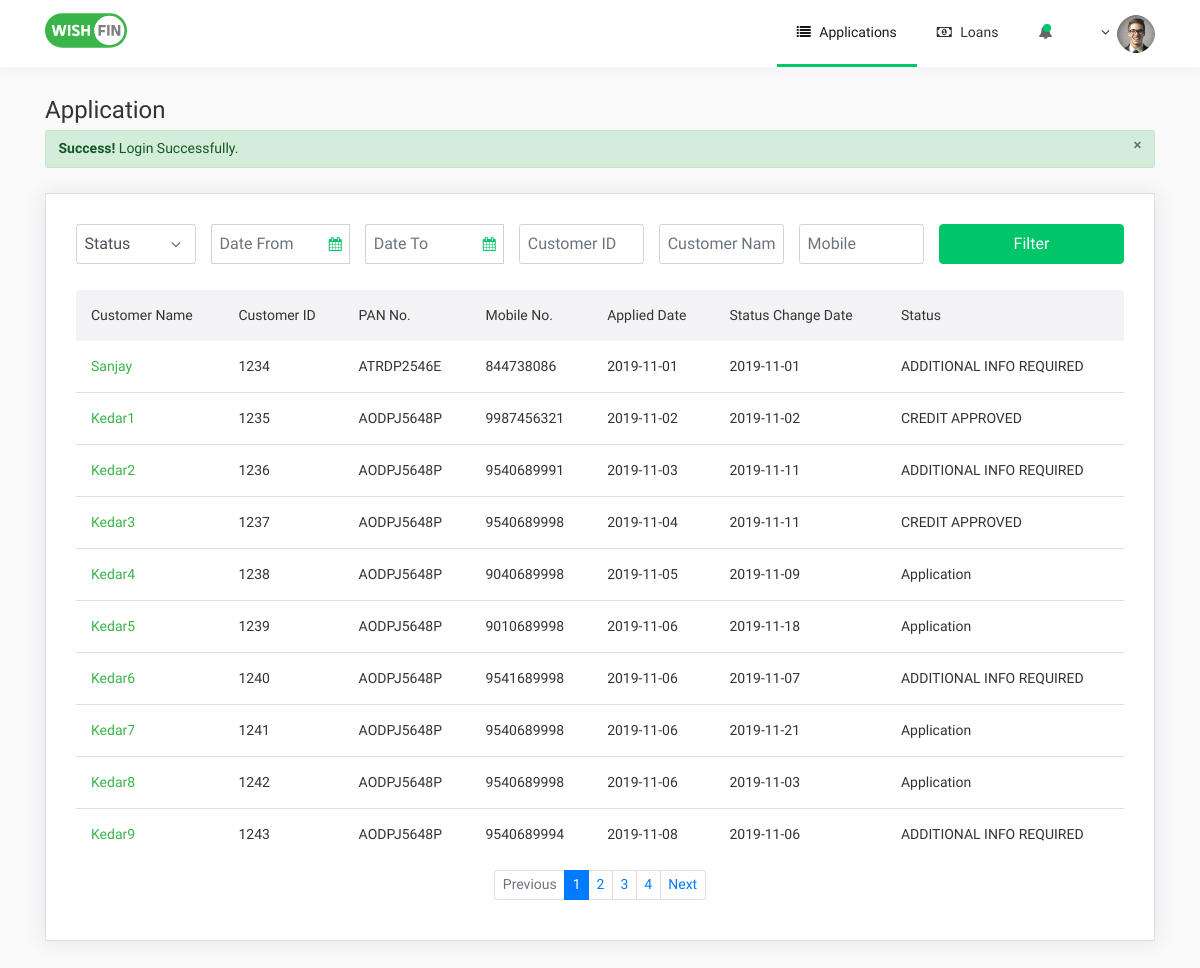
The page /employee-application.php (signed in) on the database its author committed.
### tables this page shows
CREATE TABLE `customer` (
  `id` int(11) UNSIGNED NOT NULL,
  `customer_id` varchar(200) DEFAULT '123',
  `role_id` int(11) NOT NULL,
  `disbursed_flag` int(3) NOT NULL DEFAULT '0' COMMENT '0-not disbursed, 1-disbursed',
  `name` varchar(255) NOT NULL,
  `mobile` bigint(20) NOT NULL,
  `email` varchar(100) NOT NULL,
  `pancard` varchar(10) NOT NULL,
  `dob` date NOT NULL,
  `marital_status` int(11) NOT NULL DEFAULT '0',
  `education` varchar(50) NOT NULL,
  `total_experience` varchar(10) NOT NULL,
  `monthly_income` varchar(10) NOT NULL,
  `mother_name` varchar(100) NOT NULL,
  `father_name` varchar(100) NOT NULL,
  `residence_city` varchar(50) NOT NULL,
  `residence_pincode` varchar(10) NOT NULL,
  `residence_address` varchar(255) NOT NULL,
  `company_name` varchar(100) NOT NULL,
  `company_email_id` varchar(100) NOT NULL,
  `office_landline_no` varchar(15) NOT NULL,
  `designation` varchar(50) NOT NULL,
  `office_city` varchar(50) NOT NULL,
  `office_pincode` varchar(10) NOT NULL,
  `office_address` varchar(255) NOT NULL,
  `cibil_score` varchar(50) NOT NULL,
  `wishfin_score` varchar(50) NOT NULL,
  `image` text NOT NULL,
  `status` int(3) DEFAULT NULL,
  `sub_status` int(3) DEFAULT NULL,
  `applied_date` date NOT NULL,
  `change_status_date` date NOT NULL,
  `lender_name` varchar(100) NOT NULL,
  `loan_amount` decimal(10,2) NOT NULL,
  `roi` varchar(2) NOT NULL,
  `emi` varchar(50) NOT NULL,
  `number_of_emi` int(11) NOT NULL,
  `tenure` varchar(2) NOT NULL,
  `disbursal_date` date NOT NULL,
  `created_date` datetime NOT NULL DEFAULT CURRENT_TIMESTAMP,
  `modified_date` datetime DEFAULT CURRENT_TIMESTAMP ON UPDATE CURRENT_TIMESTAMP
);

### employee-application.php (the view, shortened to what this page needs)
<?php
include('db.php');
$page=10;
if(isset($_GET['p'])) {
  $p=$_GET['p'];
  $p_cond=$p;
}
else{
  $p=1;
}
$cond='';
if(!@$_POST["dateFrom"]=='') {
  $dateFrom = $_POST["dateFrom"];
} else {
  $dateFrom = @$_GET["from"];
}
if(!@$_POST["dateTo"]=='') {
  $dateTo = $_POST["dateTo"];
} else {
  $dateTo = @$_GET["to"];
}
$offset=($p-1)*$page;
 $query  = "select * from customer ".$cond." LIMIT ".$offset.", ".$page;
$result = $con->query($query);
$employee_data  = array();
if($result->num_rows){
  while($row = $result->fetch_assoc()){
      $employee_data[] = $row;
  }
}
$query  = "select count(*) as size from customer ".$cond;
$result = $con->query($query);
$employee_size = array();
if($result->num_rows){
  while($row = $result->fetch_assoc()){
      $employee_size = $row['size'];
  }
}
$query  = "SELECT id, status FROM `main_lov`";
$result = $con->query($query);
$status  = array();
if($result->num_rows){
   while($row = $result->fetch_assoc()){
      $status[$row['id']] = $row['status'];
   }
}
?>
<!doctype html>
<html lang="en">
<head>
  <link rel="stylesheet" href="css/bootstrap.min.css">
  <link rel="stylesheet" href="https://cdnjs.cloudflare.com/ajax/libs/font-awesome/4.7.0/css/font-awesome.min.css">
  <link rel="stylesheet" href="css/jquery-ui.css">
  <link rel="stylesheet" href="css/fonts.css">
  <link rel="stylesheet" href="css/style.css">
  <link rel="stylesheet" href="css/dashboard.css">
</head>
<body>
  <div class="container-fluid loggedin-wrapper">
    <nav class="navbar navbar-expand-lg navbar-light fixed-top bg-white fldg-navbar">
      <div class="container">
            <a class="navbar-brand" href="#">
            </a>
            <div class="collapse navbar-collapse justify-content-end" id="navbarToggler">
              <ul class="navbar-nav mt-2 mt-lg-0 justify-content-end">
                <li class="nav-item active">
                  <a class="nav-link" href="employee-application.php"><i class="fa fa-list" aria-hidden="true"></i> Applications <span class="sr-only">(current)</span></a>
                </li>
                <li class="nav-item">
                  <a class="nav-link" href="employee-loans.php"><i class="fa fa-money" aria-hidden="true"></i> Loans</a>
                </li>
                <li class="nav-item">
                  <a class="nav-link notify-link" href="#">
                    <span class="notify-icon">
                      <span class="green-notify"></span><i class="fa fa-bell" aria-hidden="true"></i>
                    </span>
                    </a>
                </li>
                <li class="nav-item dropdown">
                  <a class="nav-link dropdown-toggle" href="#" id="my-account" role="button" data-toggle="dropdown" aria-haspopup="true" aria-expanded="false">
                  <?php echo  $_SESSION["first_name"]."\n".$_SESSION["last_name"]; ?> <img src="images/Avatar.png" alt=""/>
                  </a>
                </li>
              </ul>
            </div>
      </div>
</nav>
  <div class="row dashboard">
    <div class="container">
      <div class="row pd-t-32">
        <div class="col-12 pt-5 pb-4">
          <h2 class="dashboard-title">Application</h2>
          <?php
          if(isset($_SESSION['success']))
          {
          ?>
               <div class="alert alert-success" id="success_msg">
                  <a href="#" class="close" data-dismiss="alert">&times;</a>
                  <strong>Success!</strong> <?php echo $_SESSION['success']; ?>
              </div>
          <?php
           }
         ?>
        </div>
      </div>
      <div class="card">
        <div class="card-body">
          <div class="filter-box">
            <form id="filter-form-application" class="filter-form" action="employee-application.php" method="post">
              <div class="form-group select-field">
                  <select class="form-control" name="status">
                    <option value="" >Status</option>
                  </select>
                  <span class="angledown"></span>
              </div>
              <div class="form-group input-group">
                  <input type="text" name="dateFrom" id="fromDate" class="form-control" placeholder="Date From" <?php if(isset($_SESSION['application']['post_dateFrom'])){ ?> value="<?php echo $_SESSION['application']['post_dateFrom']; ?>" <?php } ?> />
                  <div class="input-group-append">
                    <span class="input-group-text" id="basic-addon2"><i class="fa fa-calendar" aria-hidden="true"></i></span>
                  </div>
              </div>
              <div class="form-group input-group">
                  <input type="text" name="dateTo"  id="toDate" class="form-control" placeholder="Date To" <?php if(isset($_SESSION['application']['post_dateTo'])){?> value="<?php echo $_SESSION['application']['post_dateTo']; ?>" <?php } ?> />
                  <div class="input-group-append">
                    <span class="input-group-text" id="basic-addon2"><i class="fa fa-calendar" aria-hidden="true"></i></span>
                  </div>
              </div>
              <div class="form-group">
                  <input type="tel" name="customerID" class="form-control" placeholder="Customer ID" <?php if(isset($_SESSION['application']['post_customerID'])){?> value="<?php echo $_SESSION['application']['post_customerID']; ?>" <?php } ?>/>
              </div>
              <div class="form-group">
                  <input type="tel" name="customerName" class="form-control" placeholder="Customer Name" <?php if(isset($_SESSION['application']['post_customerName'])){?> value="<?php echo $_SESSION['application']['post_customerName']; ?>" <?php } ?>/>
              </div>
              <div class="form-group">
                  <input type="tel" name="mobile" class="form-control" placeholder="Mobile" maxlength="10" <?php if(isset($_SESSION['application']['post_mobile'])){?> value="<?php echo $_SESSION['application']['post_mobile']; ?>" <?php } ?> />
              </div>
              <div class="form-group button-area">
                  <button type="submit" class="btn btn-success btn-raised" id='filter'>Filter</button>
              </div>
            </form>
          </div>
          <div class="filter-result">
            <div class="table-responsive">
                <table class="table table-borderless">
                  <thead>
                    <tr>
                      <th>Customer Name</th>
                      <th>Customer ID</th>
                      <th>PAN No.</th>
                      <th>Mobile No.</th>
                      <th>Applied Date</th>
                      <th>Status Change Date</th>
                      <th>Status</th>
                    </tr>
                  </thead>
                  <tbody>
                   <?php foreach($employee_data as $employee_detail) { ?>
                    <tr>
                      <td><a href="application-profile.php?id=<?php echo $employee_detail['customer_id']; ?>"><?php echo $employee_detail['name']; ?></a></td>
                      <td><?php echo $employee_detail['customer_id']; ?></td>
                      <td><?php echo $employee_detail['pancard']; ?></td>
                      <td><?php echo $employee_detail['mobile']; ?></td>
                      <td>
                        <?php
                          if(isset($employee_detail['applied_date'])){
                            echo $employee_detail['applied_date'];
                          }else{
                            echo $employee_detail['applied_date'] = '';
                          }
                        ?>
                      </td>
                      <td>
                        <?php
                          if(isset($employee_detail['change_status_date'])){
                            echo $employee_detail['change_status_date'];
                          }else{
                            echo $employee_detail['change_status_date'] = '';
                          }
                        ?>
                      </td>
                      <td><?php echo $status[$employee_detail['status']]; ?></td>
                    </tr>
                    <?php } ?>
                  </tbody>
                </table>
              </div>
      <?php
        $total_record  = $employee_size;
        if($total_record>$page){
      ?>
              <nav aria-label="Page navigation example">
                    <ul class="pagination justify-content-center">
                      <li class="page-item <?php if($p<=1){ echo 'disabled'; } ?> ">
                        <a class="page-link" href="?p=<?php echo $p-1;?> &from=<?php echo $dateFrom ?>&to=<?php echo $dateTo; ?>"  tabindex="-1">Previous</a>
                      </li>
                      <?php
                         $perpage_record  = $total_record/$page;
                         if($total_record%$page!=0){
                            $perpage_record++;
                         }
                         if($p+$page>$perpage_record){
                            $len=$perpage_record;
                         }
                         else{
                            $len=$p+$page;
                         }
                         if($len-$p<$page){
                            $start=1;
                         }
                         else{
                            $start=$p;
                         }
                        for($i=$start;$i<=$len;$i++)
                        {
                      ?>
                      <li class="page-item <?php if(isset($p) && $i==$p){echo "active"; } ?> "><a class="page-link" href="?p=<?php echo $i; ?>&from=<?php echo $dateFrom; ?>&to=<?php echo $dateTo; ?>"><?php echo $i; ?></a></li>
                       <?php
                         }
                       ?>
                      <li class="page-item <?php if($p>=$perpage_record-1){ echo 'disabled'; } ?>" >
                        <a class="page-link" href="?p=<?php echo $p+1;?> &from=<?php echo $dateFrom ?>&to=<?php echo $dateTo; ?>">Next</a>
                      </li>
                    </ul>
              </nav>
        <?php
            }
        ?>
          </div>
        </div>
      </div>
    </div>
  </div>
  </div>
</body>
</html>

### css/style.css (style rules this page uses)
html { font-size:10px; height:100%; }
body { font-family: Roboto,Roboto-Regular,sans-serif; font-size:1.4rem; color:#333; }
a,a:hover { color: #39b549; }
h1,h2,h3,h4,.h1,.h2,.h3,.h4 { font-weight: 400; }
.wishfinlogo { height: 3.5rem; width: 8.2rem; }
.form-group { margin-bottom: 2.4rem; }
.form-control { height: 5.0rem; font-size:1.6rem; }
select.form-control:not([size]):not([multiple]) { height:5.0rem; }
.select-field { position: relative; }
.select-field select.form-control { appearance:none; -webkit-appearance:none; }
.select-field .angledown { position: absolute; top:1.3rem; right: 1.5rem; font-size:1.6rem; color:#666; }
.select-field .angledown:before { content: "\f107"; font-family: fontawesome; }
.button-area .btn { font-size:1.6rem; min-width: 18.5rem; height: 5.0rem; text-transform: uppercase; border-radius: 0.4rem; }
.button-area .btn.btn-success { background-color: #00C569; border-color:#00C569; }
.card { box-shadow: 0 1px 20px rgba(212, 212, 226, 0.64); }
.card .card-header,.card .card-body { padding-left:3.0rem; padding-right:3.0rem; }
.card .card-body { padding-top:3.0rem; padding-bottom:3.0rem; }
.table th, .table td { padding:1.5rem; white-space: nowrap; }
.table-borderless thead th { background-color: #f3f3f5; font-weight: 400; border: 0 none; vertical-align: middle; }
.table-borderless thead th:first-child { border-radius:0.3rem 0 0 0.3rem; }
.table-borderless thead th:last-child { border-radius:0 0.3rem 0.3rem 0; }
.table-borderless tbody tr:first-child td { border-top: 0 none; }

### css/dashboard.css (style rules this page uses)
body { background-color: #fafafa; }
#my-account { padding-right: 5.4rem; }
#my-account img { position: absolute; right:0; top:-0.2rem; }
.dropdown-toggle::after { content: "\f107"; font-family: fontawesome; border:0; vertical-align: baseline; display: inline-block; }
.navbar.fldg-navbar { padding:1.0rem; }
.navbar.fldg-navbar { box-shadow: 0 3px 8px #f1f1f9; }
.navbar.fldg-navbar .nav-link { font-size: 1.4rem; color: #333; padding-right: 2rem; padding-left: 2rem; text-transform: capitalize; }
.navbar.fldg-navbar .nav-link .fa { margin-right: 0.5rem; }
.navbar.fldg-navbar .active:after { content: ''; height: 3px; background-color: #00c569; position: relative; bottom: -16px; width: inherit; display: block; }
.green-notify { width:0.8rem; height:0.8rem; background-color: #00c569; border-radius:0.5rem; display: inline-block; }
.notify-icon { position: relative; color:#666; }
.notify-link .green-notify { position: absolute; top:0; right: 0.6rem; }
.dashboard { padding-top:6.6rem; padding-bottom: 4.8rem; }
.dashboard-title { font-size:2.4rem; }
.filter-box .filter-form { width:100%; display: flex; }
.filter-form .form-group { margin-left: 1.5rem; width:auto; min-width: 12.0rem; }
.filter-form .form-group:first-child { margin-left: 0; }
.filter-form .form-group .form-control, .filter-form select.form-control:not([size]):not([multiple]) { height:4.0rem; }
.filter-form .select-field .angledown { top:0.8rem; }
.filter-form .button-area { min-width: auto; }
.filter-form .button-area .btn { height: 4.0rem; text-transform: capitalize; }
.filter-form .input-group .form-control,.doc-upload-form .input-group .form-control { border-right: 0 none; }
.filter-form .input-group-text,.doc-upload-form .input-group-text { background-color: transparent; color:#00c569; font-size:1.4rem; border-left: 0 none; }

### rows shown on the page
customer: name "Sanjay", customer "1234", pancard "ATRDP2546E", mobile "844738086", applied_date "2019-11-01", change_status_date "2019-11-01", status "ADDITIONAL INFO REQUIRED"
customer: name "Kedar1", customer "1235", pancard "AODPJ5648P", mobile "9987456321", applied_date "2019-11-02", change_status_date "2019-11-02", status "CREDIT APPROVED"
customer: name "Kedar2", customer "1236", pancard "AODPJ5648P", mobile "9540689991", applied_date "2019-11-03", change_status_date "2019-11-11", status "ADDITIONAL INFO REQUIRED"
customer: name "Kedar3", customer "1237", pancard "AODPJ5648P", mobile "9540689998", applied_date "2019-11-04", change_status_date "2019-11-11", status "CREDIT APPROVED"
customer: name "Kedar4", customer "1238", pancard "AODPJ5648P", mobile "9040689998", applied_date "2019-11-05", change_status_date "2019-11-09", status "Application"
customer: name "Kedar5", customer "1239", pancard "AODPJ5648P", mobile "9010689998", applied_date "2019-11-06", change_status_date "2019-11-18", status "Application"
customer: name "Kedar6", customer "1240", pancard "AODPJ5648P", mobile "9541689998", applied_date "2019-11-06", change_status_date "2019-11-07", status "ADDITIONAL INFO REQUIRED"
customer: name "Kedar7", customer "1241", pancard "AODPJ5648P", mobile "9540689998", applied_date "2019-11-06", change_status_date "2019-11-21", status "Application"
customer: name "Kedar8", customer "1242", pancard "AODPJ5648P", mobile "9540689998", applied_date "2019-11-06", change_status_date "2019-11-03", status "Application"
customer: name "Kedar9", customer "1243", pancard "AODPJ5648P", mobile "9540689994", applied_date "2019-11-08", change_status_date "2019-11-06", status "ADDITIONAL INFO REQUIRED"

### other values the page prints
$_SESSION['success'] "Login Successfully."
